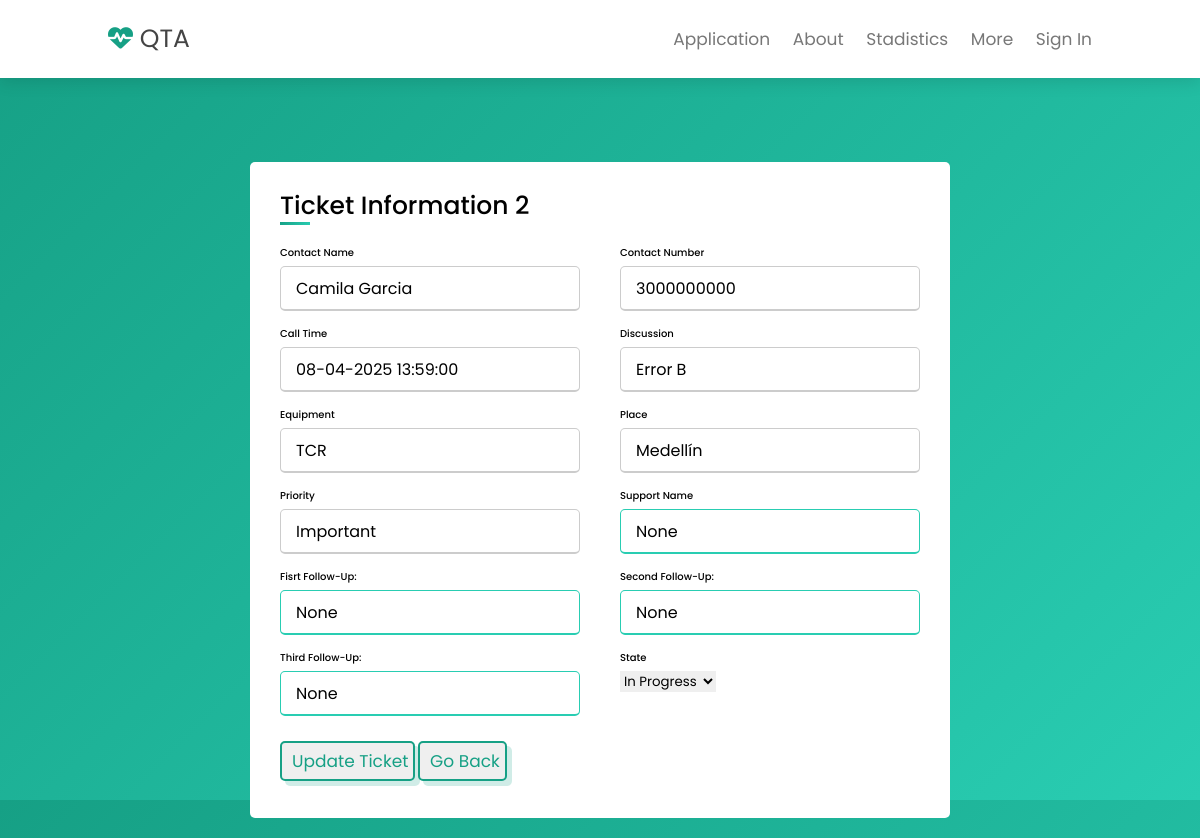
/mainscreen/more_info/2/, run on the app's committed database.
### qta/models.py (models this page shows)
class Ticket(models.Model):
    ticket_number = models.AutoField(primary_key=True)
    call_time = models.DateTimeField()
    priority = models.CharField(max_length=50)
    discussion = models.TextField()
    state = models.CharField(max_length=50)
    place = models.ForeignKey(Place, on_delete=models.CASCADE)
    equipment = models.ForeignKey(Equipment, on_delete=models.CASCADE)
    contact_number = models.CharField(max_length=15)
    contact_name = models.CharField(max_length=100)
    Support_name = models.CharField(max_length=20, default="", null=True, blank=True)
    first_follow_up = models.CharField(max_length=500, default="", null=True, blank=True)
    second_follow_up = models.CharField(max_length=500, default="", null=True, blank=True)
    third_follow_up = models.CharField(max_length=500, default="", null=True, blank=True)
    id_unico = models.IntegerField(unique=True, default=1)
    time_finish = models.DateTimeField(default=datetime(1, 1, 1, 0, 0, 0))

class Equipment(models.Model):
    name = models.CharField(max_length=100)
    def __str__(self):
        return self.name

class Place(models.Model):
    name = models.CharField(max_length=100)
    def __str__(self):
        return self.name

### qta/views.py (the view, shortened to what this page needs)
# urls.py: path('mainscreen/more_info/<int:id_unico>/',more_info, name='more_info'),
def more_info(request, id_unico):
    ticket = get_object_or_404(Ticket, id_unico=id_unico)
    return render(request, 'more_info.html', {'ticket': ticket})

### qta/templates/more_info.html (shortened to what this page needs)
<!DOCTYPE html>
<html lang="en">
<head>
    <link rel="stylesheet" href="https://cdnjs.cloudflare.com/ajax/libs/font-awesome/6.4.2/css/all.min.css">
</head>
<body>
    <header class="header">
        <a href={% url 'home' %} class="logo"><i class="fas fa-heartbeat"></i> QTA</a>
        <nav class="navbar">
            <a class="nav-link" href={% url 'mainscreen' %}>Application</a>
            <a class="nav-link" href={% url 'about' %}>About</a>
            <a class="nav-link" href={% url 'stadistics' %}>Stadistics</a>
            <a class="nav-link" href="#">More</a>
            {% if request.user.is_authenticated %}
            <a class="nav-link" href={% url "exit" %}>Sign out</a>
            {% else %}
            <a class="nav-link" href={% url "login" %} >Sign in</a>
            {% endif %}
        </nav>
    </header>
    <section class="Formulario">
      <div class="container">
        <div class="title">Ticket information {{ ticket.id_unico }}</div>
        <form actions="" method='post'>
            <div class="user-details">
                <div class="input-box">
                    <span class="details">Contact Name</span>
                    <input type="text" id="contact_name" name="contact_name" value="{{ ticket.contact_name }}" readonly>
                </div>
                <div class="input-box">
                    <span class="details">Contact Number</span>
                    <input type="text" id="contact_number" name="contact_number" value="{{ ticket.contact_number }}" readonly>
                </div>
                <div class="input-box">
                    <span class="details">Call Time</span>
                    <input type="text" id="call_time" name="call_time" value="{{ ticket.call_time | date:'d-m-Y H:i:s' }}" readonly>
                </div>
                <div class="input-box">
                    <span class="details">Discussion</span>
                    <input type="text" id="discussion" name="discussion" value="{{ ticket.discussion }}" readonly>
                </div>
                <div class="input-box">
                    <span class="details">Equipment</span>
                    <input type="text" id="equipment" name="equipment" value="{{ ticket.equipment }}" readonly>
                </div>
                <div class="input-box">
                    <span class="details">Place</span>
                    <input type="text" id="place" name="place" value="{{ ticket.place }}" readonly>
                </div>
                <div class="input-box">
                    <span class="details">Priority</span>
                    <input type="text" id="priority" name="priority" value="{{ ticket.priority }}" readonly>
                </div>
                <div class="input-box">
                    <span class="details">Support name</span>
                    <input type="text" id="Support_name" name="Support_name" value="{{ ticket.Support_name }}" >
                </div>
                <div class="input-box">
                    <span class="details">Fisrt Follow-up: </span>
                    <input type="text" id="first_follow_up" name="first_follow_up" value="{{ ticket.first_follow_up }}">
                </div>
                <div class="input-box">
                    <span class="details">Second Follow-up: </span>
                    <input type="text" id="second_follow_up" name="second_follow_up" value="{{ ticket.second_follow_up }}">
                </div>
                <div class="input-box">
                    <span class="details">Third Follow-up: </span>
                    <input type="text" id="third_follow_up" name="third_follow_up" value="{{ ticket.third_follow_up }}">
                </div>
                <div class="input-box">
                    <span class="details">State</span>
                    <select class="form-select form-select-sm" aria-label="Small select example" type="text" id="campo5" name="state" required>
                        <option selected>In progress</option>
                      </select>
                </div>
            <div class="pt-1 mb-4">
                <button type='submit' class="btn btn-dark btn-lg btn-block">Update Ticket</button>
                <input type="button" class="btn btn-dark btn-lg btn-block" onclick="history.back()" name="Go back" value="Go back">
             </div>
        </form>
      </div>
    </section>
</body>
</html>

### qta/templates/more_info.html (style rules this page uses)
:root { --green: #16a085; --black: #444; --light-color: #777; --box-shadow:.5rem .5rem 0 rgba(22, 160, 133, .2); --text-shadow:.4rem .4rem 0 rgba(0, 0, 0, .2); --border:.2rem solid var(--green); }
* { font-family: 'Poppins', sans-serif; margin: 0; padding: 0; box-sizing: border-box; outline: none; border: none; text-transform: capitalize; transition: all .2s ease-out; text-decoration: none; }
section { padding: 2rem 9%; }
section:nth-child(even) { background: transparent; }
.btn { display: inline-block; margin-top: 1rem; padding: .5rem; padding-left: 1rem; border: var(--border); border-radius: .5rem; box-shadow: var(--box-shadow); color: var(--green); cursor: pointer; font-size: 1.7rem; }
html { font-size: 62.5%; overflow-x: hidden; scroll-padding-top: 7rem; scroll-behavior: smooth; }
.header { padding: 2rem 9%; position: fixed; top: 0; left: 0; right: 0; z-index: 1000; box-shadow: 0 .5rem 1.5rem rgba(0, 0, 0, .1); display: flex; align-items: center; justify-content: space-between; background: #fff; }
.header .logo { font-size: 2.5rem; color: var(--black); }
.header .logo i { color: var(--green); }
.header .navbar a { font-size: 1.7rem; color: var(--light-color); margin-left: 2rem }
body { display: flex; height: 100vh; justify-content: center; align-items: center; padding: 10px; background: linear-gradient(135deg, #16a085, #29cdb2); }
.Formulario { margin-top: 18rem; }
.container { max-width: 700px; width: 100%; background: #fff; padding: 25px 30px; border-radius: 5px; }
.container .title { font-size: 25px; font-weight: 500; position: relative; }
.container .title::before { content: ''; position: absolute; left: 0; bottom: 0; height: 3px; width: 30px; background: linear-gradient(135deg, #16a085, #29cdb2); }
.container form .user-details { display: flex; flex-wrap: wrap; justify-content: space-between; margin: 20px 0 12px 0; }
form .user-details .input-box { margin-bottom: 15px; width: calc(100% / 2 - 20px); }
.user-details .input-box .details { display: block; font-weight: 500; margin-bottom: 5px; }
.user-details .input-box input { height: 45px; width: 100%; outline: none; border-radius: 5px; border: 1px solid #ccc; padding-left: 15px; font-size: 16px; border-bottom-width: 2px; transition: all 0.3s ease; }
.user-details .input-box input:focus, .user-details .input-box input:valid { border-color: #29cdb2; }

### data on the page
Ticket: id_unico "2", contact_name "Camila Garcia", contact_number "3000000000", call_time "08-04-2025 13:59:00", discussion "Error B", equipment "TCR", place "Medellín", priority "Important", Support_name "None", first_follow_up "None", second_follow_up "None", third_follow_up "None"
